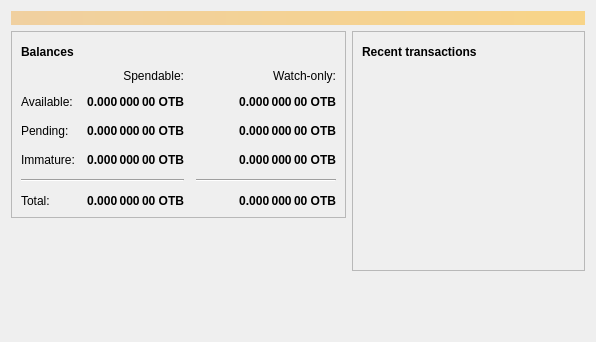
<?xml version="1.0" encoding="UTF-8"?>
<ui version="4.0">
 <class>OverviewPage</class>
 <widget class="QWidget" name="OverviewPage">
  <property name="geometry">
   <rect>
    <x>0</x>
    <y>0</y>
    <width>596</width>
    <height>342</height>
   </rect>
  </property>
  <property name="windowTitle">
   <string>Form</string>
  </property>
  <layout class="QVBoxLayout" name="topLayout">
   <item>
    <widget class="QLabel" name="labelAlerts">
     <property name="visible">
      <bool>false</bool>
     </property>
     <property name="styleSheet">
      <string notr="true">QLabel { background-color: qlineargradient(x1: 0, y1: 0, x2: 1, y2: 0, stop:0 #F0D0A0, stop:1 #F8D488); color:#000000; }</string>
     </property>
     <property name="wordWrap">
      <bool>true</bool>
     </property>
     <property name="margin">
      <number>3</number>
     </property>
     <property name="textInteractionFlags">
      <set>Qt::TextSelectableByMouse</set>
     </property>
    </widget>
   </item>
   <item>
    <layout class="QHBoxLayout" name="horizontalLayout" stretch="1,1">
     <item>
      <layout class="QVBoxLayout" name="verticalLayout_2">
       <item>
        <widget class="QFrame" name="frame">
         <property name="frameShape">
          <enum>QFrame::StyledPanel</enum>
         </property>
         <property name="frameShadow">
          <enum>QFrame::Raised</enum>
         </property>
         <layout class="QVBoxLayout" name="verticalLayout_4">
          <item>
           <layout class="QHBoxLayout" name="horizontalLayout_4">
            <item>
             <widget class="QLabel" name="label_5">
              <property name="font">
               <font>
                <weight>75</weight>
                <bold>true</bold>
               </font>
              </property>
              <property name="text">
               <string>Balances</string>
              </property>
             </widget>
            </item>
            <item>
             <widget class="QPushButton" name="labelWalletStatus">
              <property name="enabled">
               <bool>true</bool>
              </property>
              <property name="maximumSize">
               <size>
                <width>30</width>
                <height>16777215</height>
               </size>
              </property>
              <property name="toolTip">
               <string>The displayed information may be out of date. Your wallet automatically synchronizes with the otherb network after a connection is established, but this process has not completed yet.</string>
              </property>
              <property name="text">
               <string/>
              </property>
              <property name="icon">
               <iconset resource="../otherb.qrc">
                <normaloff>:/icons/warning</normaloff>
                <disabledoff>:/icons/warning</disabledoff>:/icons/warning</iconset>
              </property>
              <property name="iconSize">
               <size>
                <width>24</width>
                <height>24</height>
               </size>
              </property>
              <property name="flat">
               <bool>true</bool>
              </property>
             </widget>
            </item>
            <item>
             <spacer name="horizontalSpacer_3">
              <property name="orientation">
               <enum>Qt::Horizontal</enum>
              </property>
              <property name="sizeHint" stdset="0">
               <size>
                <width>40</width>
                <height>20</height>
               </size>
              </property>
             </spacer>
            </item>
           </layout>
          </item>
          <item>
           <layout class="QGridLayout" name="gridLayout">
            <property name="spacing">
             <number>12</number>
            </property>
            <item row="2" column="2">
             <widget class="QLabel" name="labelWatchPending">
              <property name="font">
               <font>
                <weight>75</weight>
                <bold>true</bold>
               </font>
              </property>
              <property name="cursor">
               <cursorShape>IBeamCursor</cursorShape>
              </property>
              <property name="toolTip">
               <string>Unconfirmed transactions to watch-only addresses</string>
              </property>
              <property name="text">
               <string notr="true">0.000 000 00 OTB</string>
              </property>
              <property name="alignment">
               <set>Qt::AlignRight|Qt::AlignTrailing|Qt::AlignVCenter</set>
              </property>
              <property name="textInteractionFlags">
               <set>Qt::LinksAccessibleByMouse|Qt::TextSelectableByKeyboard|Qt::TextSelectableByMouse</set>
              </property>
             </widget>
            </item>
            <item row="2" column="1">
             <widget class="QLabel" name="labelUnconfirmed">
              <property name="font">
               <font>
                <weight>75</weight>
                <bold>true</bold>
               </font>
              </property>
              <property name="cursor">
               <cursorShape>IBeamCursor</cursorShape>
              </property>
              <property name="toolTip">
               <string>Total of transactions that have yet to be confirmed, and do not yet count toward the spendable balance</string>
              </property>
              <property name="text">
               <string notr="true">0.000 000 00 OTB</string>
              </property>
              <property name="alignment">
               <set>Qt::AlignRight|Qt::AlignTrailing|Qt::AlignVCenter</set>
              </property>
              <property name="textInteractionFlags">
               <set>Qt::LinksAccessibleByMouse|Qt::TextSelectableByKeyboard|Qt::TextSelectableByMouse</set>
              </property>
             </widget>
            </item>
            <item row="3" column="2">
             <widget class="QLabel" name="labelWatchImmature">
              <property name="font">
               <font>
                <weight>75</weight>
                <bold>true</bold>
               </font>
              </property>
              <property name="cursor">
               <cursorShape>IBeamCursor</cursorShape>
              </property>
              <property name="toolTip">
               <string>Mined balance in watch-only addresses that has not yet matured</string>
              </property>
              <property name="text">
               <string notr="true">0.000 000 00 OTB</string>
              </property>
              <property name="alignment">
               <set>Qt::AlignRight|Qt::AlignTrailing|Qt::AlignVCenter</set>
              </property>
              <property name="textInteractionFlags">
               <set>Qt::LinksAccessibleByMouse|Qt::TextSelectableByKeyboard|Qt::TextSelectableByMouse</set>
              </property>
             </widget>
            </item>
            <item row="4" column="0" colspan="2">
             <widget class="Line" name="line">
              <property name="orientation">
               <enum>Qt::Horizontal</enum>
              </property>
             </widget>
            </item>
            <item row="4" column="2">
             <widget class="Line" name="lineWatchBalance">
              <property name="sizePolicy">
               <sizepolicy hsizetype="Preferred" vsizetype="Fixed">
                <horstretch>0</horstretch>
                <verstretch>0</verstretch>
               </sizepolicy>
              </property>
              <property name="minimumSize">
               <size>
                <width>140</width>
                <height>0</height>
               </size>
              </property>
              <property name="orientation">
               <enum>Qt::Horizontal</enum>
              </property>
             </widget>
            </item>
            <item row="5" column="0">
             <widget class="QLabel" name="labelTotalText">
              <property name="text">
               <string>Total:</string>
              </property>
             </widget>
            </item>
            <item row="3" column="1">
             <widget class="QLabel" name="labelImmature">
              <property name="font">
               <font>
                <weight>75</weight>
                <bold>true</bold>
               </font>
              </property>
              <property name="cursor">
               <cursorShape>IBeamCursor</cursorShape>
              </property>
              <property name="toolTip">
               <string>Mined balance that has not yet matured</string>
              </property>
              <property name="text">
               <string notr="true">0.000 000 00 OTB</string>
              </property>
              <property name="alignment">
               <set>Qt::AlignRight|Qt::AlignTrailing|Qt::AlignVCenter</set>
              </property>
              <property name="textInteractionFlags">
               <set>Qt::LinksAccessibleByMouse|Qt::TextSelectableByKeyboard|Qt::TextSelectableByMouse</set>
              </property>
             </widget>
            </item>
            <item row="2" column="3">
             <spacer name="horizontalSpacer_2">
              <property name="orientation">
               <enum>Qt::Horizontal</enum>
              </property>
              <property name="sizeHint" stdset="0">
               <size>
                <width>40</width>
                <height>20</height>
               </size>
              </property>
             </spacer>
            </item>
            <item row="3" column="0">
             <widget class="QLabel" name="labelImmatureText">
              <property name="text">
               <string>Immature:</string>
              </property>
             </widget>
            </item>
            <item row="5" column="1">
             <widget class="QLabel" name="labelTotal">
              <property name="font">
               <font>
                <weight>75</weight>
                <bold>true</bold>
               </font>
              </property>
              <property name="cursor">
               <cursorShape>IBeamCursor</cursorShape>
              </property>
              <property name="toolTip">
               <string>Your current total balance</string>
              </property>
              <property name="text">
               <string notr="true">0.000 000 00 OTB</string>
              </property>
              <property name="alignment">
               <set>Qt::AlignRight|Qt::AlignTrailing|Qt::AlignVCenter</set>
              </property>
              <property name="textInteractionFlags">
               <set>Qt::LinksAccessibleByMouse|Qt::TextSelectableByKeyboard|Qt::TextSelectableByMouse</set>
              </property>
             </widget>
            </item>
            <item row="5" column="2">
             <widget class="QLabel" name="labelWatchTotal">
              <property name="font">
               <font>
                <weight>75</weight>
                <bold>true</bold>
               </font>
              </property>
              <property name="cursor">
               <cursorShape>IBeamCursor</cursorShape>
              </property>
              <property name="toolTip">
               <string>Current total balance in watch-only addresses</string>
              </property>
              <property name="text">
               <string notr="true">0.000 000 00 OTB</string>
              </property>
              <property name="alignment">
               <set>Qt::AlignRight|Qt::AlignTrailing|Qt::AlignVCenter</set>
              </property>
              <property name="textInteractionFlags">
               <set>Qt::LinksAccessibleByMouse|Qt::TextSelectableByKeyboard|Qt::TextSelectableByMouse</set>
              </property>
             </widget>
            </item>
            <item row="0" column="2">
             <widget class="QLabel" name="labelWatchonly">
              <property name="text">
               <string>Watch-only:</string>
              </property>
              <property name="alignment">
               <set>Qt::AlignRight|Qt::AlignTrailing|Qt::AlignVCenter</set>
              </property>
             </widget>
            </item>
            <item row="1" column="0">
             <widget class="QLabel" name="labelBalanceText">
              <property name="text">
               <string>Available:</string>
              </property>
             </widget>
            </item>
            <item row="1" column="1">
             <widget class="QLabel" name="labelBalance">
              <property name="font">
               <font>
                <weight>75</weight>
                <bold>true</bold>
               </font>
              </property>
              <property name="cursor">
               <cursorShape>IBeamCursor</cursorShape>
              </property>
              <property name="toolTip">
               <string>Your current spendable balance</string>
              </property>
              <property name="text">
               <string notr="true">0.000 000 00 OTB</string>
              </property>
              <property name="alignment">
               <set>Qt::AlignRight|Qt::AlignTrailing|Qt::AlignVCenter</set>
              </property>
              <property name="textInteractionFlags">
               <set>Qt::LinksAccessibleByMouse|Qt::TextSelectableByKeyboard|Qt::TextSelectableByMouse</set>
              </property>
             </widget>
            </item>
            <item row="1" column="2">
             <widget class="QLabel" name="labelWatchAvailable">
              <property name="font">
               <font>
                <weight>75</weight>
                <bold>true</bold>
               </font>
              </property>
              <property name="cursor">
               <cursorShape>IBeamCursor</cursorShape>
              </property>
              <property name="toolTip">
               <string>Your current balance in watch-only addresses</string>
              </property>
              <property name="text">
               <string notr="true">0.000 000 00 OTB</string>
              </property>
              <property name="alignment">
               <set>Qt::AlignRight|Qt::AlignTrailing|Qt::AlignVCenter</set>
              </property>
              <property name="textInteractionFlags">
               <set>Qt::LinksAccessibleByMouse|Qt::TextSelectableByKeyboard|Qt::TextSelectableByMouse</set>
              </property>
             </widget>
            </item>
            <item row="2" column="0">
             <widget class="QLabel" name="labelPendingText">
              <property name="text">
               <string>Pending:</string>
              </property>
             </widget>
            </item>
            <item row="0" column="1">
             <widget class="QLabel" name="labelSpendable">
              <property name="text">
               <string>Spendable:</string>
              </property>
              <property name="alignment">
               <set>Qt::AlignRight|Qt::AlignTrailing|Qt::AlignVCenter</set>
              </property>
             </widget>
            </item>
           </layout>
          </item>
         </layout>
        </widget>
       </item>
       <item>
        <spacer name="verticalSpacer">
         <property name="orientation">
          <enum>Qt::Vertical</enum>
         </property>
         <property name="sizeHint" stdset="0">
          <size>
           <width>20</width>
           <height>40</height>
          </size>
         </property>
        </spacer>
       </item>
      </layout>
     </item>
     <item>
      <layout class="QVBoxLayout" name="verticalLayout_3">
       <item>
        <widget class="QFrame" name="frame_2">
         <property name="frameShape">
          <enum>QFrame::StyledPanel</enum>
         </property>
         <property name="frameShadow">
          <enum>QFrame::Raised</enum>
         </property>
         <layout class="QVBoxLayout" name="verticalLayout">
          <item>
           <layout class="QHBoxLayout" name="horizontalLayout_2">
            <item>
             <widget class="QLabel" name="label_4">
              <property name="font">
               <font>
                <weight>75</weight>
                <bold>true</bold>
               </font>
              </property>
              <property name="text">
               <string>Recent transactions</string>
              </property>
             </widget>
            </item>
            <item>
             <widget class="QPushButton" name="labelTransactionsStatus">
              <property name="enabled">
               <bool>true</bool>
              </property>
              <property name="maximumSize">
               <size>
                <width>30</width>
                <height>16777215</height>
               </size>
              </property>
              <property name="toolTip">
               <string>The displayed information may be out of date. Your wallet automatically synchronizes with the otherb network after a connection is established, but this process has not completed yet.</string>
              </property>
              <property name="text">
               <string/>
              </property>
              <property name="icon">
               <iconset resource="../otherb.qrc">
                <normaloff>:/icons/warning</normaloff>
                <disabledoff>:/icons/warning</disabledoff>:/icons/warning</iconset>
              </property>
              <property name="iconSize">
               <size>
                <width>24</width>
                <height>24</height>
               </size>
              </property>
              <property name="flat">
               <bool>true</bool>
              </property>
             </widget>
            </item>
            <item>
             <spacer name="horizontalSpacer">
              <property name="orientation">
               <enum>Qt::Horizontal</enum>
              </property>
              <property name="sizeHint" stdset="0">
               <size>
                <width>40</width>
                <height>20</height>
               </size>
              </property>
             </spacer>
            </item>
           </layout>
          </item>
          <item>
           <widget class="QListView" name="listTransactions">
            <property name="styleSheet">
             <string notr="true">QListView { background: transparent; }</string>
            </property>
            <property name="frameShape">
             <enum>QFrame::NoFrame</enum>
            </property>
            <property name="verticalScrollBarPolicy">
             <enum>Qt::ScrollBarAlwaysOff</enum>
            </property>
            <property name="horizontalScrollBarPolicy">
             <enum>Qt::ScrollBarAlwaysOff</enum>
            </property>
            <property name="selectionMode">
             <enum>QAbstractItemView::NoSelection</enum>
            </property>
           </widget>
          </item>
         </layout>
        </widget>
       </item>
       <item>
        <spacer name="verticalSpacer_2">
         <property name="orientation">
          <enum>Qt::Vertical</enum>
         </property>
         <property name="sizeHint" stdset="0">
          <size>
           <width>20</width>
           <height>40</height>
          </size>
         </property>
        </spacer>
       </item>
      </layout>
     </item>
    </layout>
   </item>
  </layout>
 </widget>
 <resources/>
 <connections/>
</ui>
